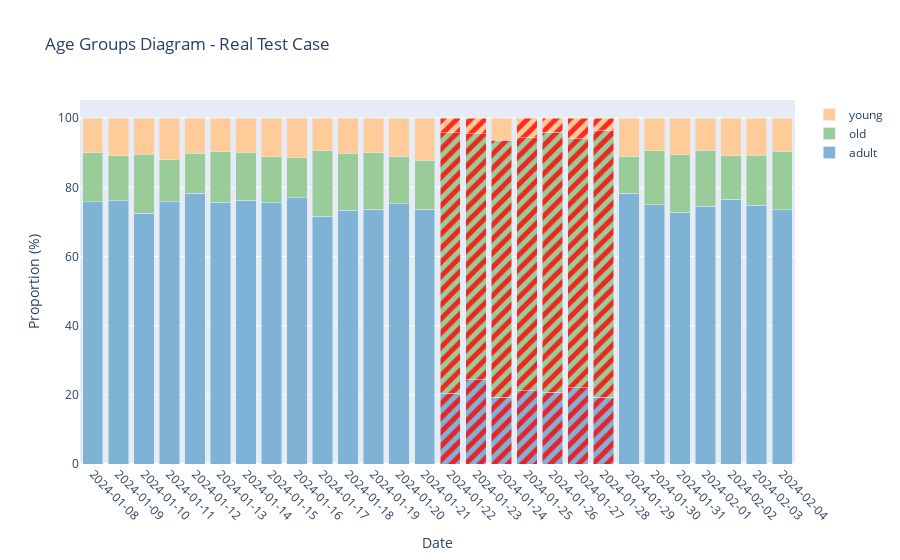

The cell this chart's notebook holds for it:
### Code cell
traces = []
for age_group, color in zip(
    ["adult", "old", "young"], ["#7FB3D5", "#99CC99", "#FFCC99"]
):
    filtered_df = age_df[age_df["age"] == age_group]
    trace = go.Bar(
        x=filtered_df["visit_date"],
        y=filtered_df["proportion"],
        name=age_group,
        marker=dict(
            color=color,
            pattern=dict(
                shape=filtered_df["is_outlier"].map({True: "/", False: ""}),
                solidity=0.5,
                fgcolor="red",
                fgopacity=0.8,
            ),
        ),
        hovertext=filtered_df["proportion"].round(2).astype(str) + "%",
        hoverinfo="text+name",
    )
    traces.append(trace)

layout = go.Layout(
    title="Age Groups Diagram - Real Test Case",
    xaxis=dict(
        title="Date",
        tickangle=45,
        tickvals=age_df["visit_date"].unique(),
        tickformat="%Y-%m-%d",
    ),
    yaxis=dict(title="Proportion (%)"),
    barmode="stack",
)

fig = go.Figure(data=traces, layout=layout)

fig.show()

### Figure 1 — Plotly figure (JSON) as saved in the notebook; plotly's stock layout.template omitted (floating-point values rounded to 4 significant figures)
{"data": [{"hoverinfo": "text+name", "hovertext": ["75.85%", "76.14%", "72.53%", "75.77%", "78.35%", "75.73%", "76.34%", "75.51%", "77.04%", "71.7%", "73.44%", "73.72%", "75.3%", "73.7%", "20.48%", "24.35%", "19.27%", "21.12%", "20.77%", "22.07%", "19.24%", "78.3%", "74.97%", "72.79%", "74.56%", "76.6%", "74.85%", "73.55%"], "marker": {"color": "#7FB3D5", "pattern": {"fgcolor": "red", "fgopacity": 0.8, "shape": ["", "", "", "", "", "", "", "", "", "", "", "", "", "", "/", "/", "/", "/", "/", "/", "/", "", "", "", "", "", "", ""], "solidity": 0.5}}, "name": "adult", "type": "bar", "x": ["2024-01-08", "2024-01-09", "2024-01-10", "2024-01-11", "2024-01-12", "2024-01-13", "2024-01-14", "2024-01-15", "2024-01-16", "2024-01-17", "2024-01-18", "2024-01-19", "2024-01-20", "2024-01-21", "2024-01-22", "2024-01-23", "2024-01-24", "2024-01-25", "2024-01-26", "2024-01-27", "2024-01-28", "2024-01-29", "2024-01-30", "2024-01-31", "2024-02-01", "2024-02-02", "2024-02-03", "2024-02-04"], "y": [75.85, 76.14, 72.53, 75.77, 78.35, 75.73, 76.34, 75.51, 77.04, 71.7, 73.44, 73.72, 75.3, 73.7, 20.48, 24.35, 19.27, 21.12, 20.77, 22.07, 19.24, 78.3, 74.97, 72.79, 74.56, 76.6, 74.85, 73.55]}, {"hoverinfo": "text+name", "hovertext": ["14.1%", "12.98%", "17.01%", "12.15%", "11.47%", "14.57%", "13.88%", "13.4%", "11.52%", "18.84%", "16.4%", "16.34%", "13.75%", "14.07%", "75.25%", "71.2%", "74.41%", "73.2%", "75.13%", "71.95%", "77.07%", "10.67%", "15.68%", "16.62%", "16.14%", "12.5%", "14.44%", "16.9%"], "marker": {"color": "#99CC99", "pattern": {"fgcolor": "red", "fgopacity": 0.8, "shape": ["", "", "", "", "", "", "", "", "", "", "", "", "", "", "/", "/", "/", "/", "/", "/", "/", "", "", "", "", "", "", ""], "solidity": 0.5}}, "name": "old", "type": "bar", "x": ["2024-01-08", "2024-01-09", "2024-01-10", "2024-01-11", "2024-01-12", "2024-01-13", "2024-01-14", "2024-01-15", "2024-01-16", "2024-01-17", "2024-01-18", "2024-01-19", "2024-01-20", "2024-01-21", "2024-01-22", "2024-01-23", "2024-01-24", "2024-01-25", "2024-01-26", "2024-01-27", "2024-01-28", "2024-01-29", "2024-01-30", "2024-01-31", "2024-02-01", "2024-02-02", "2024-02-03", "2024-02-04"], "y": [14.1, 12.98, 17.01, 12.15, 11.47, 14.57, 13.88, 13.4, 11.52, 18.84, 16.4, 16.34, 13.75, 14.07, 75.25, 71.2, 74.41, 73.2, 75.13, 71.95, 77.07, 10.67, 15.68, 16.62, 16.14, 12.5, 14.44, 16.9]}, {"hoverinfo": "text+name", "hovertext": ["10.05%", "10.88%", "10.45%", "12.07%", "10.18%", "9.7%", "9.78%", "11.1%", "11.44%", "9.46%", "10.16%", "9.95%", "10.95%", "12.23%", "4.26%", "4.46%", "6.32%", "5.68%", "4.09%", "5.98%", "3.69%", "11.04%", "9.34%", "10.58%", "9.3%", "10.9%", "10.71%", "9.55%"], "marker": {"color": "#FFCC99", "pattern": {"fgcolor": "red", "fgopacity": 0.8, "shape": ["", "", "", "", "", "", "", "", "", "", "", "", "", "", "/", "/", "", "/", "/", "/", "/", "", "", "", "", "", "", ""], "solidity": 0.5}}, "name": "young", "type": "bar", "x": ["2024-01-08", "2024-01-09", "2024-01-10", "2024-01-11", "2024-01-12", "2024-01-13", "2024-01-14", "2024-01-15", "2024-01-16", "2024-01-17", "2024-01-18", "2024-01-19", "2024-01-20", "2024-01-21", "2024-01-22", "2024-01-23", "2024-01-24", "2024-01-25", "2024-01-26", "2024-01-27", "2024-01-28", "2024-01-29", "2024-01-30", "2024-01-31", "2024-02-01", "2024-02-02", "2024-02-03", "2024-02-04"], "y": [10.05, 10.88, 10.45, 12.07, 10.18, 9.704, 9.776, 11.1, 11.44, 9.462, 10.16, 9.947, 10.95, 12.23, 4.262, 4.457, 6.322, 5.678, 4.09, 5.975, 3.688, 11.04, 9.345, 10.58, 9.3, 10.9, 10.71, 9.549]}], "layout": {"barmode": "stack", "title": {"text": "Age Groups Diagram - Real Test Case"}, "xaxis": {"tickangle": 45, "tickformat": "%Y-%m-%d", "tickvals": ["2024-01-08", "2024-01-09", "2024-01-10", "2024-01-11", "2024-01-12", "2024-01-13", "2024-01-14", "2024-01-15", "2024-01-16", "2024-01-17", "2024-01-18", "2024-01-19", "2024-01-20", "2024-01-21", "2024-01-22", "2024-01-23", "2024-01-24", "2024-01-25", "2024-01-26", "2024-01-27", "2024-01-28", "2024-01-29", "2024-01-30", "2024-01-31", "2024-02-01", "2024-02-02", "2024-02-03", "2024-02-04"], "title": {"text": "Date"}}, "yaxis": {"title": {"text": "Proportion (%)"}}}}
